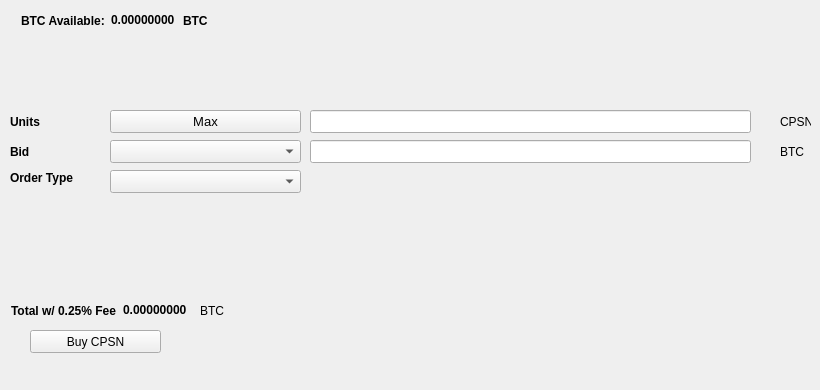
   <widget class="QWidget" name="BuyTab">
    <attribute name="title">
     <string>Buy</string>
    </attribute>
    <widget class="QPushButton" name="BuyCPSN">
     <property name="geometry">
      <rect>
       <x>30</x>
       <y>330</y>
       <width>131</width>
       <height>23</height>
      </rect>
     </property>
     <property name="text">
      <string>Buy CPSN</string>
     </property>
     <property name="icon">
      <iconset resource="../CryptoSports.qrc">
       <normaloff>:/icons/bitcoin</normaloff>:/icons/bitcoin</iconset>
     </property>
    </widget>
    <widget class="QLabel" name="label_3">
     <property name="geometry">
      <rect>
       <x>10</x>
       <y>110</y>
       <width>46</width>
       <height>23</height>
      </rect>
     </property>
     <property name="font">
      <font>
       <weight>75</weight>
       <bold>true</bold>
      </font>
     </property>
     <property name="text">
      <string>Units</string>
     </property>
    </widget>
    <widget class="QLineEdit" name="UnitsInput">
     <property name="geometry">
      <rect>
       <x>310</x>
       <y>110</y>
       <width>441</width>
       <height>23</height>
      </rect>
     </property>
     <property name="font">
      <font>
       <pointsize>9</pointsize>
       <weight>75</weight>
       <bold>true</bold>
      </font>
     </property>
    </widget>
    <widget class="QLineEdit" name="BuyBidPriceEdit">
     <property name="geometry">
      <rect>
       <x>310</x>
       <y>140</y>
       <width>441</width>
       <height>23</height>
      </rect>
     </property>
     <property name="font">
      <font>
       <pointsize>9</pointsize>
       <weight>75</weight>
       <bold>true</bold>
      </font>
     </property>
    </widget>
    <widget class="QLabel" name="label_4">
     <property name="geometry">
      <rect>
       <x>780</x>
       <y>110</y>
       <width>31</width>
       <height>23</height>
      </rect>
     </property>
     <property name="text">
      <string>CPSN</string>
     </property>
    </widget>
    <widget class="QLabel" name="label_5">
     <property name="geometry">
      <rect>
       <x>780</x>
       <y>140</y>
       <width>31</width>
       <height>23</height>
      </rect>
     </property>
     <property name="text">
      <string>BTC</string>
     </property>
    </widget>
    <widget class="QLabel" name="label_6">
     <property name="geometry">
      <rect>
       <x>10</x>
       <y>140</y>
       <width>46</width>
       <height>23</height>
      </rect>
     </property>
     <property name="font">
      <font>
       <weight>75</weight>
       <bold>true</bold>
      </font>
     </property>
     <property name="text">
      <string>Bid</string>
     </property>
    </widget>
    <widget class="QLabel" name="label_7">
     <property name="geometry">
      <rect>
       <x>10</x>
       <y>170</y>
       <width>91</width>
       <height>16</height>
      </rect>
     </property>
     <property name="font">
      <font>
       <weight>75</weight>
       <bold>true</bold>
      </font>
     </property>
     <property name="text">
      <string>Order Type</string>
     </property>
    </widget>
    <widget class="QPushButton" name="Buy_Max_Amount">
     <property name="geometry">
      <rect>
       <x>110</x>
       <y>110</y>
       <width>191</width>
       <height>23</height>
      </rect>
     </property>
     <property name="font">
      <font>
       <pointsize>10</pointsize>
      </font>
     </property>
     <property name="text">
      <string>Max</string>
     </property>
    </widget>
    <widget class="QComboBox" name="BuyBidcomboBox">
     <property name="geometry">
      <rect>
       <x>110</x>
       <y>140</y>
       <width>191</width>
       <height>23</height>
      </rect>
     </property>
     <property name="font">
      <font>
       <pointsize>10</pointsize>
      </font>
     </property>
    </widget>
    <widget class="QComboBox" name="buyOrdertypeCombo">
     <property name="geometry">
      <rect>
       <x>110</x>
       <y>170</y>
       <width>191</width>
       <height>23</height>
      </rect>
     </property>
     <property name="font">
      <font>
       <pointsize>10</pointsize>
      </font>
     </property>
    </widget>
    <widget class="QWidget" name="layoutWidget1">
     <property name="geometry">
      <rect>
       <x>21</x>
       <y>11</y>
       <width>227</width>
       <height>19</height>
      </rect>
     </property>
     <layout class="QHBoxLayout" name="horizontalLayout_3">
      <item>
       <widget class="QLabel" name="label232">
        <property name="font">
         <font>
          <weight>75</weight>
          <bold>true</bold>
         </font>
        </property>
        <property name="text">
         <string>BTC Available:</string>
        </property>
       </widget>
      </item>
      <item>
       <widget class="QLabel" name="BtcAvailableLbl">
        <property name="palette">
         <palette>
          <active>
           <colorrole role="WindowText">
            <brush brushstyle="SolidPattern">
             <color alpha="255">
              <red>0</red>
              <green>0</green>
              <blue>0</blue>
             </color>
            </brush>
           </colorrole>
           <colorrole role="Button">
            <brush brushstyle="SolidPattern">
             <color alpha="255">
              <red>0</red>
              <green>170</green>
              <blue>0</blue>
             </color>
            </brush>
           </colorrole>
           <colorrole role="Light">
            <brush brushstyle="SolidPattern">
             <color alpha="255">
              <red>0</red>
              <green>255</green>
              <blue>0</blue>
             </color>
            </brush>
           </colorrole>
           <colorrole role="Midlight">
            <brush brushstyle="SolidPattern">
             <color alpha="255">
              <red>0</red>
              <green>212</green>
              <blue>0</blue>
             </color>
            </brush>
           </colorrole>
           <colorrole role="Dark">
            <brush brushstyle="SolidPattern">
             <color alpha="255">
              <red>0</red>
              <green>85</green>
              <blue>0</blue>
             </color>
            </brush>
           </colorrole>
           <colorrole role="Mid">
            <brush brushstyle="SolidPattern">
             <color alpha="255">
              <red>0</red>
              <green>113</green>
              <blue>0</blue>
             </color>
            </brush>
           </colorrole>
           <colorrole role="Text">
            <brush brushstyle="SolidPattern">
             <color alpha="255">
              <red>0</red>
              <green>170</green>
              <blue>0</blue>
             </color>
            </brush>
           </colorrole>
           <colorrole role="BrightText">
            <brush brushstyle="SolidPattern">
             <color alpha="255">
              <red>255</red>
              <green>255</green>
              <blue>255</blue>
             </color>
            </brush>
           </colorrole>
           <colorrole role="ButtonText">
            <brush brushstyle="SolidPattern">
             <color alpha="255">
              <red>0</red>
              <green>0</green>
              <blue>0</blue>
             </color>
            </brush>
           </colorrole>
           <colorrole role="Base">
            <brush brushstyle="SolidPattern">
             <color alpha="255">
              <red>255</red>
              <green>255</green>
              <blue>255</blue>
             </color>
            </brush>
           </colorrole>
           <colorrole role="Window">
            <brush brushstyle="SolidPattern">
             <color alpha="255">
              <red>0</red>
              <green>170</green>
              <blue>0</blue>
             </color>
            </brush>
           </colorrole>
           <colorrole role="Shadow">
            <brush brushstyle="SolidPattern">
             <color alpha="255">
              <red>0</red>
              <green>0</green>
              <blue>0</blue>
             </color>
            </brush>
           </colorrole>
           <colorrole role="AlternateBase">
            <brush brushstyle="SolidPattern">
             <color alpha="255">
              <red>127</red>
              <green>212</green>
              <blue>127</blue>
             </color>
            </brush>
           </colorrole>
           <colorrole role="ToolTipBase">
            <brush brushstyle="SolidPattern">
             <color alpha="255">
              <red>255</red>
              <green>255</green>
              <blue>220</blue>
             </color>
            </brush>
           </colorrole>
           <colorrole role="ToolTipText">
            <brush brushstyle="SolidPattern">
             <color alpha="255">
              <red>0</red>
              <green>0</green>
              <blue>0</blue>
             </color>
            </brush>
           </colorrole>
          </active>
          <inactive>
           <colorrole role="WindowText">
            <brush brushstyle="SolidPattern">
             <color alpha="255">
              <red>0</red>
              <green>0</green>
              <blue>0</blue>
             </color>
            </brush>
           </colorrole>
           <colorrole role="Button">
            <brush brushstyle="SolidPattern">
             <color alpha="255">
              <red>0</red>
              <green>170</green>
              <blue>0</blue>
             </color>
            </brush>
           </colorrole>
           <colorrole role="Light">
            <brush brushstyle="SolidPattern">
             <color alpha="255">
              <red>0</red>
              <green>255</green>
              <blue>0</blue>
             </color>
            </brush>
           </colorrole>
           <colorrole role="Midlight">
            <brush brushstyle="SolidPattern">
             <color alpha="255">
              <red>0</red>
              <green>212</green>
              <blue>0</blue>
             </color>
            </brush>
           </colorrole>
           <colorrole role="Dark">
            <brush brushstyle="SolidPattern">
             <color alpha="255">
              <red>0</red>
              <green>85</green>
              <blue>0</blue>
             </color>
            </brush>
           </colorrole>
           <colorrole role="Mid">
            <brush brushstyle="SolidPattern">
             <color alpha="255">
              <red>0</red>
              <green>113</green>
              <blue>0</blue>
             </color>
            </brush>
           </colorrole>
           <colorrole role="Text">
            <brush brushstyle="SolidPattern">
             <color alpha="255">
              <red>0</red>
              <green>170</green>
              <blue>0</blue>
             </color>
            </brush>
           </colorrole>
           <colorrole role="BrightText">
            <brush brushstyle="SolidPattern">
             <color alpha="255">
              <red>255</red>
              <green>255</green>
              <blue>255</blue>
             </color>
            </brush>
           </colorrole>
           <colorrole role="ButtonText">
            <brush brushstyle="SolidPattern">
             <color alpha="255">
              <red>0</red>
              <green>0</green>
              <blue>0</blue>
             </color>
            </brush>
           </colorrole>
           <colorrole role="Base">
            <brush brushstyle="SolidPattern">
             <color alpha="255">
              <red>255</red>
              <green>255</green>
              <blue>255</blue>
             </color>
            </brush>
           </colorrole>
           <colorrole role="Window">
            <brush brushstyle="SolidPattern">
             <color alpha="255">
              <red>0</red>
              <green>170</green>
              <blue>0</blue>
             </color>
            </brush>
           </colorrole>
           <colorrole role="Shadow">
            <brush brushstyle="SolidPattern">
             <color alpha="255">
              <red>0</red>
              <green>0</green>
              <blue>0</blue>
             </color>
            </brush>
           </colorrole>
           <colorrole role="AlternateBase">
            <brush brushstyle="SolidPattern">
             <color alpha="255">
              <red>127</red>
              <green>212</green>
              <blue>127</blue>
             </color>
            </brush>
           </colorrole>
           <colorrole role="ToolTipBase">
            <brush brushstyle="SolidPattern">
             <color alpha="255">
              <red>255</red>
              <green>255</green>
              <blue>220</blue>
             </color>
            </brush>
           </colorrole>
           <colorrole role="ToolTipText">
            <brush brushstyle="SolidPattern">
             <color alpha="255">
              <red>0</red>
              <green>0</green>
              <blue>0</blue>
             </color>
            </brush>
           </colorrole>
          </inactive>
          <disabled>
           <colorrole role="WindowText">
            <brush brushstyle="SolidPattern">
             <color alpha="255">
              <red>0</red>
              <green>85</green>
              <blue>0</blue>
             </color>
            </brush>
           </colorrole>
           <colorrole role="Button">
            <brush brushstyle="SolidPattern">
             <color alpha="255">
              <red>0</red>
              <green>170</green>
              <blue>0</blue>
             </color>
            </brush>
           </colorrole>
           <colorrole role="Light">
            <brush brushstyle="SolidPattern">
             <color alpha="255">
              <red>0</red>
              <green>255</green>
              <blue>0</blue>
             </color>
            </brush>
           </colorrole>
           <colorrole role="Midlight">
            <brush brushstyle="SolidPattern">
             <color alpha="255">
              <red>0</red>
              <green>212</green>
              <blue>0</blue>
             </color>
            </brush>
           </colorrole>
           <colorrole role="Dark">
            <brush brushstyle="SolidPattern">
             <color alpha="255">
              <red>0</red>
              <green>85</green>
              <blue>0</blue>
             </color>
            </brush>
           </colorrole>
           <colorrole role="Mid">
            <brush brushstyle="SolidPattern">
             <color alpha="255">
              <red>0</red>
              <green>113</green>
              <blue>0</blue>
             </color>
            </brush>
           </colorrole>
           <colorrole role="Text">
            <brush brushstyle="SolidPattern">
             <color alpha="255">
              <red>0</red>
              <green>85</green>
              <blue>0</blue>
             </color>
            </brush>
           </colorrole>
           <colorrole role="BrightText">
            <brush brushstyle="SolidPattern">
             <color alpha="255">
              <red>255</red>
              <green>255</green>
              <blue>255</blue>
             </color>
            </brush>
           </colorrole>
           <colorrole role="ButtonText">
            <brush brushstyle="SolidPattern">
             <color alpha="255">
              <red>0</red>
              <green>85</green>
              <blue>0</blue>
             </color>
            </brush>
           </colorrole>
           <colorrole role="Base">
            <brush brushstyle="SolidPattern">
             <color alpha="255">
              <red>0</red>
              <green>170</green>
              <blue>0</blue>
             </color>
            </brush>
           </colorrole>
           <colorrole role="Window">
            <brush brushstyle="SolidPattern">
             <color alpha="255">
              <red>0</red>
              <green>170</green>
              <blue>0</blue>
             </color>
            </brush>
           </colorrole>
           <colorrole role="Shadow">
            <brush brushstyle="SolidPattern">
             <color alpha="255">
              <red>0</red>
              <green>0</green>
              <blue>0</blue>
             </color>
            </brush>
           </colorrole>
           <colorrole role="AlternateBase">
            <brush brushstyle="SolidPattern">
             <color alpha="255">
              <red>0</red>
              <green>170</green>
              <blue>0</blue>
             </color>
            </brush>
           </colorrole>
           <colorrole role="ToolTipBase">
            <brush brushstyle="SolidPattern">
             <color alpha="255">
              <red>255</red>
              <green>255</green>
              <blue>220</blue>
             </color>
            </brush>
           </colorrole>
           <colorrole role="ToolTipText">
            <brush brushstyle="SolidPattern">
             <color alpha="255">
              <red>0</red>
              <green>0</green>
              <blue>0</blue>
             </color>
            </brush>
           </colorrole>
          </disabled>
         </palette>
        </property>
        <property name="font">
         <font>
          <weight>75</weight>
          <bold>true</bold>
         </font>
        </property>
        <property name="text">
         <string>0.00000000</string>
        </property>
        <property name="textInteractionFlags">
         <set>Qt::LinksAccessibleByMouse|Qt::TextSelectableByKeyboard|Qt::TextSelectableByMouse</set>
        </property>
       </widget>
      </item>
      <item>
       <widget class="QLabel" name="BtcAvailableLbl_2">
        <property name="font">
         <font>
          <weight>75</weight>
          <bold>true</bold>
         </font>
        </property>
        <property name="text">
         <string>BTC</string>
        </property>
       </widget>
      </item>
     </layout>
    </widget>
    <widget class="QWidget" name="layoutWidge2">
     <property name="geometry">
      <rect>
       <x>11</x>
       <y>301</y>
       <width>259</width>
       <height>19</height>
      </rect>
     </property>
     <layout class="QHBoxLayout" name="horizontalLayout_4">
      <item>
       <widget class="QLabel" name="label_9">
        <property name="font">
         <font>
          <weight>75</weight>
          <bold>true</bold>
         </font>
        </property>
        <property name="text">
         <string>Total w/ 0.25% Fee</string>
        </property>
       </widget>
      </item>
      <item>
       <widget class="QLabel" name="BuyCostLabel">
        <property name="palette">
         <palette>
          <active>
           <colorrole role="WindowText">
            <brush brushstyle="SolidPattern">
             <color alpha="255">
              <red>0</red>
              <green>0</green>
              <blue>0</blue>
             </color>
            </brush>
           </colorrole>
           <colorrole role="Button">
            <brush brushstyle="SolidPattern">
             <color alpha="255">
              <red>0</red>
              <green>170</green>
              <blue>0</blue>
             </color>
            </brush>
           </colorrole>
           <colorrole role="Light">
            <brush brushstyle="SolidPattern">
             <color alpha="255">
              <red>0</red>
              <green>255</green>
              <blue>0</blue>
             </color>
            </brush>
           </colorrole>
           <colorrole role="Midlight">
            <brush brushstyle="SolidPattern">
             <color alpha="255">
              <red>0</red>
              <green>212</green>
              <blue>0</blue>
             </color>
            </brush>
           </colorrole>
           <colorrole role="Dark">
            <brush brushstyle="SolidPattern">
             <color alpha="255">
              <red>0</red>
              <green>85</green>
              <blue>0</blue>
             </color>
            </brush>
           </colorrole>
           <colorrole role="Mid">
            <brush brushstyle="SolidPattern">
             <color alpha="255">
              <red>0</red>
              <green>113</green>
              <blue>0</blue>
             </color>
            </brush>
           </colorrole>
           <colorrole role="Text">
            <brush brushstyle="SolidPattern">
             <color alpha="255">
              <red>0</red>
              <green>170</green>
              <blue>0</blue>
             </color>
            </brush>
           </colorrole>
           <colorrole role="BrightText">
            <brush brushstyle="SolidPattern">
             <color alpha="255">
              <red>255</red>
              <green>255</green>
              <blue>255</blue>
             </color>
            </brush>
           </colorrole>
           <colorrole role="ButtonText">
            <brush brushstyle="SolidPattern">
             <color alpha="255">
              <red>0</red>
              <green>0</green>
              <blue>0</blue>
             </color>
            </brush>
           </colorrole>
           <colorrole role="Base">
            <brush brushstyle="SolidPattern">
             <color alpha="255">
              <red>255</red>
              <green>255</green>
              <blue>255</blue>
             </color>
            </brush>
           </colorrole>
           <colorrole role="Window">
            <brush brushstyle="SolidPattern">
             <color alpha="255">
              <red>0</red>
              <green>170</green>
              <blue>0</blue>
             </color>
            </brush>
           </colorrole>
           <colorrole role="Shadow">
            <brush brushstyle="SolidPattern">
             <color alpha="255">
              <red>0</red>
              <green>0</green>
              <blue>0</blue>
             </color>
            </brush>
           </colorrole>
           <colorrole role="AlternateBase">
            <brush brushstyle="SolidPattern">
             <color alpha="255">
              <red>127</red>
              <green>212</green>
              <blue>127</blue>
             </color>
            </brush>
           </colorrole>
           <colorrole role="ToolTipBase">
            <brush brushstyle="SolidPattern">
             <color alpha="255">
              <red>255</red>
              <green>255</green>
              <blue>220</blue>
             </color>
            </brush>
           </colorrole>
           <colorrole role="ToolTipText">
            <brush brushstyle="SolidPattern">
             <color alpha="255">
              <red>0</red>
              <green>0</green>
              <blue>0</blue>
             </color>
            </brush>
           </colorrole>
          </active>
          <inactive>
           <colorrole role="WindowText">
            <brush brushstyle="SolidPattern">
             <color alpha="255">
              <red>0</red>
              <green>0</green>
              <blue>0</blue>
             </color>
            </brush>
           </colorrole>
           <colorrole role="Button">
            <brush brushstyle="SolidPattern">
             <color alpha="255">
              <red>0</red>
              <green>170</green>
              <blue>0</blue>
             </color>
            </brush>
           </colorrole>
           <colorrole role="Light">
            <brush brushstyle="SolidPattern">
             <color alpha="255">
              <red>0</red>
              <green>255</green>
              <blue>0</blue>
             </color>
            </brush>
           </colorrole>
           <colorrole role="Midlight">
            <brush brushstyle="SolidPattern">
             <color alpha="255">
              <red>0</red>
              <green>212</green>
              <blue>0</blue>
             </color>
            </brush>
           </colorrole>
           <colorrole role="Dark">
            <brush brushstyle="SolidPattern">
             <color alpha="255">
              <red>0</red>
              <green>85</green>
              <blue>0</blue>
             </color>
            </brush>
           </colorrole>
           <colorrole role="Mid">
            <brush brushstyle="SolidPattern">
             <color alpha="255">
              <red>0</red>
              <green>113</green>
              <blue>0</blue>
             </color>
            </brush>
           </colorrole>
           <colorrole role="Text">
            <brush brushstyle="SolidPattern">
             <color alpha="255">
              <red>0</red>
              <green>170</green>
              <blue>0</blue>
             </color>
            </brush>
           </colorrole>
           <colorrole role="BrightText">
            <brush brushstyle="SolidPattern">
             <color alpha="255">
              <red>255</red>
              <green>255</green>
              <blue>255</blue>
             </color>
            </brush>
           </colorrole>
           <colorrole role="ButtonText">
            <brush brushstyle="SolidPattern">
             <color alpha="255">
              <red>0</red>
              <green>0</green>
              <blue>0</blue>
             </color>
            </brush>
           </colorrole>
           <colorrole role="Base">
            <brush brushstyle="SolidPattern">
             <color alpha="255">
              <red>255</red>
              <green>255</green>
              <blue>255</blue>
             </color>
            </brush>
           </colorrole>
           <colorrole role="Window">
            <brush brushstyle="SolidPattern">
             <color alpha="255">
              <red>0</red>
              <green>170</green>
              <blue>0</blue>
             </color>
            </brush>
           </colorrole>
           <colorrole role="Shadow">
            <brush brushstyle="SolidPattern">
             <color alpha="255">
              <red>0</red>
              <green>0</green>
              <blue>0</blue>
             </color>
            </brush>
           </colorrole>
           <colorrole role="AlternateBase">
            <brush brushstyle="SolidPattern">
             <color alpha="255">
              <red>127</red>
              <green>212</green>
              <blue>127</blue>
             </color>
            </brush>
           </colorrole>
           <colorrole role="ToolTipBase">
            <brush brushstyle="SolidPattern">
             <color alpha="255">
              <red>255</red>
              <green>255</green>
              <blue>220</blue>
             </color>
            </brush>
           </colorrole>
           <colorrole role="ToolTipText">
            <brush brushstyle="SolidPattern">
             <color alpha="255">
              <red>0</red>
              <green>0</green>
              <blue>0</blue>
             </color>
            </brush>
           </colorrole>
          </inactive>
          <disabled>
           <colorrole role="WindowText">
            <brush brushstyle="SolidPattern">
             <color alpha="255">
              <red>0</red>
              <green>85</green>
              <blue>0</blue>
             </color>
            </brush>
           </colorrole>
           <colorrole role="Button">
            <brush brushstyle="SolidPattern">
             <color alpha="255">
              <red>0</red>
              <green>170</green>
              <blue>0</blue>
             </color>
            </brush>
           </colorrole>
           <colorrole role="Light">
            <brush brushstyle="SolidPattern">
             <color alpha="255">
              <red>0</red>
              <green>255</green>
              <blue>0</blue>
             </color>
            </brush>
           </colorrole>
           <colorrole role="Midlight">
            <brush brushstyle="SolidPattern">
             <color alpha="255">
              <red>0</red>
              <green>212</green>
              <blue>0</blue>
             </color>
            </brush>
           </colorrole>
           <colorrole role="Dark">
            <brush brushstyle="SolidPattern">
             <color alpha="255">
              <red>0</red>
              <green>85</green>
              <blue>0</blue>
             </color>
            </brush>
           </colorrole>
           <colorrole role="Mid">
            <brush brushstyle="SolidPattern">
             <color alpha="255">
              <red>0</red>
              <green>113</green>
              <blue>0</blue>
             </color>
            </brush>
           </colorrole>
           <colorrole role="Text">
            <brush brushstyle="SolidPattern">
             <color alpha="255">
              <red>0</red>
              <green>85</green>
              <blue>0</blue>
             </color>
            </brush>
           </colorrole>
           <colorrole role="BrightText">
            <brush brushstyle="SolidPattern">
             <color alpha="255">
              <red>255</red>
              <green>255</green>
              <blue>255</blue>
             </color>
            </brush>
           </colorrole>
           <colorrole role="ButtonText">
            <brush brushstyle="SolidPattern">
             <color alpha="255">
              <red>0</red>
              <green>85</green>
              <blue>0</blue>
             </color>
            </brush>
           </colorrole>
           <colorrole role="Base">
            <brush brushstyle="SolidPattern">
             <color alpha="255">
              <red>0</red>
              <green>170</green>
              <blue>0</blue>
             </color>
            </brush>
           </colorrole>
           <colorrole role="Window">
            <brush brushstyle="SolidPattern">
             <color alpha="255">
              <red>0</red>
              <green>170</green>
              <blue>0</blue>
             </color>
            </brush>
           </colorrole>
           <colorrole role="Shadow">
            <brush brushstyle="SolidPattern">
             <color alpha="255">
              <red>0</red>
              <green>0</green>
              <blue>0</blue>
             </color>
            </brush>
           </colorrole>
           <colorrole role="AlternateBase">
            <brush brushstyle="SolidPattern">
             <color alpha="255">
              <red>0</red>
              <green>170</green>
              <blue>0</blue>
             </color>
            </brush>
           </colorrole>
           <colorrole role="ToolTipBase">
            <brush brushstyle="SolidPattern">
             <color alpha="255">
              <red>255</red>
              <green>255</green>
              <blue>220</blue>
             </color>
            </brush>
           </colorrole>
           <colorrole role="ToolTipText">
            <brush brushstyle="SolidPattern">
             <color alpha="255">
              <red>0</red>
              <green>0</green>
              <blue>0</blue>
             </color>
            </brush>
           </colorrole>
          </disabled>
         </palette>
        </property>
        <property name="font">
         <font>
          <weight>75</weight>
          <bold>true</bold>
         </font>
        </property>
        <property name="autoFillBackground">
         <bool>false</bool>
        </property>
        <property name="text">
         <string>0.00000000</string>
        </property>
        <property name="textInteractionFlags">
         <set>Qt::LinksAccessibleByMouse|Qt::TextSelectableByMouse</set>
        </property>
       </widget>
      </item>
      <item>
       <widget class="QLabel" name="label_10">
        <property name="font">
         <font>
          <weight>50</weight>
          <bold>false</bold>
         </font>
        </property>
        <property name="text">
         <string>BTC</string>
        </property>
       </widget>
      </item>
     </layout>
    </widget>
    <widget class="QLabel" name="label_24">
     <property name="geometry">
      <rect>
       <x>460</x>
       <y>300</y>
       <width>281</width>
       <height>81</height>
      </rect>
     </property>
     <property name="text">
      <string/>
     </property>
     <property name="pixmap">
      <pixmap>:/images/bittrex</pixmap>
     </property>
    </widget>
   </widget>
